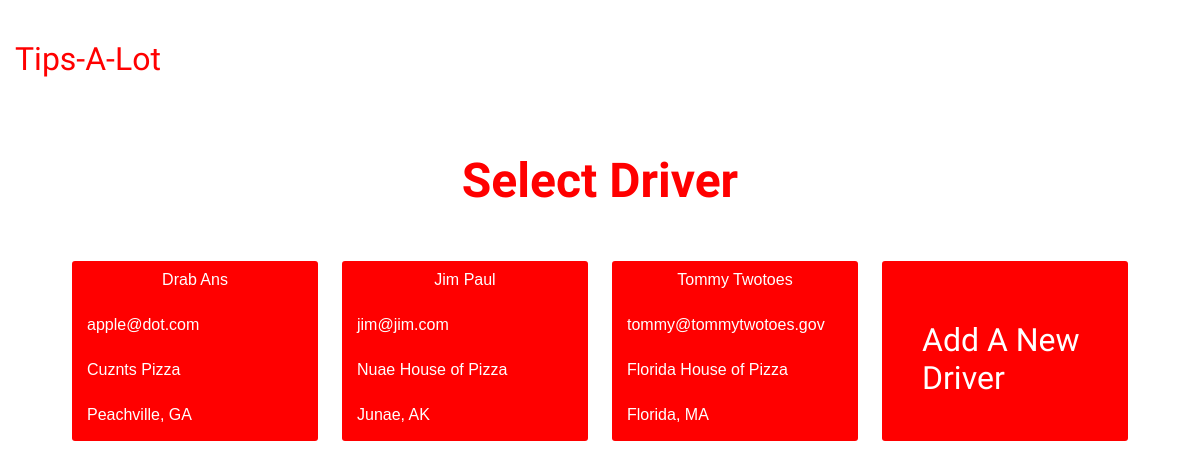
Page /new-delivery/ on the committed database.
### delivery/models.py (models this page shows, shortened)
class Driver(models.Model):
    STATE_CHOICES = [
      ('AL', 'Alabama'),
      ('AK', 'Alaska'),
      ('AZ', 'Arizona'),
      ('AR', 'Arkansa'),
      ('CA', 'California'),
      ('CO', 'Colorado'),
      ('CT', 'Connecticut'),
      ('DE', 'Delaware'),
      ('FL', 'Florida'),
      ('GA', 'Georgia'),
      ('HI', 'Hawaii'),
      ('ID', 'Idaho'),
      ('IL', 'Illinois'),
      ('IN', 'Indiana'),
      ('KS', 'Kansas'),
      ('KY', 'Kentucky'),
      ('LA', 'Lousianna'),
      ('ME', 'Maine'),
      ('MD', 'Maryland'),
      ('MA', 'Massachusetts'),
      ('MI', 'Michigan'),
      ('MN', 'Minnesota'),
      ('MS', 'Mississippi'),
      ('MO', 'Missouri'),
      ('MT', 'Montana'),
      ('NE', 'Nebraska'),
      ('NV', 'Nevada'),
      ('NH', 'New Hampshire'),
      ('NJ', 'New Jersey'),
      ('NM', 'New Mexico'),
      ('NY', 'New York'),
      ('NC', 'North Carolina'),
      ('ND', 'North Dakota'),
      ('OH', 'Ohio'),
      ('OR', 'Oregon'),
      ('PA', 'Pennsylvania'),
      ('RI', 'Rhode Island'),
      ('SC', 'South Carolina'),
      ('SD', 'South Dakota'),
      ('TN', 'Tennessee'),
      ('TX', 'Texas'),
      ('UT', 'Utah'),
      ('VT', 'Vermont'),
      ('VA', 'Virginia'),
      ('WA', 'Washington'),
      ('WV', 'West Virginia'),
      ('WI', 'Wisconsin'),
      ('WY', 'Wyoming')
    ]
    user_id = models.AutoField(primary_key=True)
    ssn = models.CharField(max_length=10)
    name = models.CharField(max_length=50)
    email = models.CharField(max_length=80)
    state = models.CharField(max_length=80, choices=STATE_CHOICES)
    city = models.CharField(max_length=80)
    company = models.CharField(max_length=80)

### delivery/views.py (the view)
# urls.py: path('new-delivery/', select_driver, name='select_driver'),
def select_driver(request):
    all_drivers = Driver.objects.all().order_by('name')
    return render(request, 'select_driver.html', {'all_drivers': all_drivers})

### templates/select_driver.html (shortened to what this page needs)
{% extends "base.html" %}
{% block content %}
<h1 id="new-delivery">Select Driver</h1>
<div class="select-list">
{% for driver in all_drivers %}
  <a href="{% url 'select_vehicle' driver.user_id %}" class="select-list__driver driver">
    <p class="driver__name driver__field">{{ driver.name }}</p>
    <p class="driver__email driver__field">{{ driver.email }}</p>
    <p class="driver__company driver__field">{{ driver.company }}</p>
    <p class="driver__location driver__field">{{ driver.city }}, {{ driver.state }}</p>
  </a>
{% endfor %}
  <a href="{% url 'new_driver' %}" class="select-list__vehicle new-driver">
    <p class="new-vehicle__text">Add A New Driver</p>
  </a>
</div>
{% endblock content %}

### static/css/style.css (style rules this page uses)
body { margin: 0; }
.select-list { width: 90vw; margin: 15px 5vw; display: flex; }
.select-list__driver { background-color: red; width: 28vw; height: 180px; margin: 20px 1vw; border-radius: 3px; color: white; font-family: sans-serif; font-weight: 100; text-decoration: none; display: grid; grid-template-columns: 1fr; grid-template-rows: 45px 45px 45px 45px; }
.driver__field { margin-top: 10px; height: 50px; }
.driver__name { text-align: center; }
.driver__email, .driver__company, .driver__location, .vehicle__year, .vehicle__model, .vehicle__color { margin-left: 15px; }
.new-driver__text, .new-vehicle__text { font-family: 'Lobster', cursive; font-size: 2em; margin: 60px 0 0 40px; }
.select-list__vehicle { background-color: red; width: 28vw; height: 180px; margin: 20px 1vw; border-radius: 3px; color: white; font-family: sans-serif; font-weight: 100; text-decoration: none; display: grid; grid-template-columns: 1fr; grid-template-rows: 60px 60px 60px; }
#new-delivery, #new-driver, #new-vehicle { color: red; font-family: 'Lobster', cursive; font-size: 3em; text-align: center; }

### rows in the picture
Driver: name "Drab Ans", email "apple@dot.com", company "Cuznts Pizza", city "Peachville", state "GA"
Driver: name "Jim Paul", email "jim@jim.com", company "Nuae House of Pizza", city "Junae", state "AK"
Driver: name "Tommy Twotoes", email "tommy@tommytwotoes.gov", company "Florida House of Pizza", city "Florida", state "MA"
